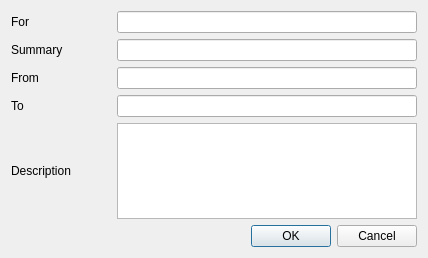
<?xml version="1.0" encoding="UTF-8"?>
<ui version="4.0">
 <class>AppointmentForm</class>
 <widget class="QDialog" name="AppointmentForm">
  <property name="geometry">
   <rect>
    <x>0</x>
    <y>0</y>
    <width>426</width>
    <height>258</height>
   </rect>
  </property>
  <property name="sizePolicy">
   <sizepolicy hsizetype="Preferred" vsizetype="Minimum">
    <horstretch>0</horstretch>
    <verstretch>0</verstretch>
   </sizepolicy>
  </property>
  <property name="maximumSize">
   <size>
    <width>16777215</width>
    <height>258</height>
   </size>
  </property>
  <property name="windowTitle">
   <string>Contact Manager - Appointment</string>
  </property>
  <property name="accessibleName">
   <string>Contact Manager Appointment</string>
  </property>
  <property name="accessibleDescription">
   <string>Contact Manager Appointment</string>
  </property>
  <layout class="QVBoxLayout" name="verticalLayout">
   <item>
    <layout class="QHBoxLayout" name="horizontalLayout">
     <item>
      <widget class="QLabel" name="label_6">
       <property name="minimumSize">
        <size>
         <width>100</width>
         <height>0</height>
        </size>
       </property>
       <property name="text">
        <string>For</string>
       </property>
      </widget>
     </item>
     <item>
      <widget class="LineEditNavigator" name="contactName">
       <property name="minimumSize">
        <size>
         <width>300</width>
         <height>0</height>
        </size>
       </property>
       <property name="accessibleName">
        <string>Appointment For</string>
       </property>
       <property name="accessibleDescription">
        <string/>
       </property>
       <property name="readOnly">
        <bool>true</bool>
       </property>
      </widget>
     </item>
    </layout>
   </item>
   <item>
    <layout class="QHBoxLayout" name="horizontalLayout_2">
     <item>
      <widget class="QLabel" name="label">
       <property name="minimumSize">
        <size>
         <width>100</width>
         <height>0</height>
        </size>
       </property>
       <property name="text">
        <string>Summary</string>
       </property>
      </widget>
     </item>
     <item>
      <widget class="SafeLineEdit" name="editSummary">
       <property name="accessibleName">
        <string>Appointment Title</string>
       </property>
       <property name="accessibleDescription">
        <string/>
       </property>
      </widget>
     </item>
    </layout>
   </item>
   <item>
    <layout class="QHBoxLayout" name="horizontalLayout_3">
     <item>
      <widget class="QLabel" name="label_2">
       <property name="minimumSize">
        <size>
         <width>100</width>
         <height>0</height>
        </size>
       </property>
       <property name="text">
        <string>From</string>
       </property>
      </widget>
     </item>
     <item>
      <widget class="AccessibleDateRangeEdit" name="editWhenFrom">
       <property name="accessibleName">
        <string>Appointment Time</string>
       </property>
       <property name="accessibleDescription">
        <string/>
       </property>
      </widget>
     </item>
    </layout>
   </item>
   <item>
    <layout class="QHBoxLayout" name="horizontalLayout_4">
     <item>
      <widget class="QLabel" name="label_3">
       <property name="minimumSize">
        <size>
         <width>100</width>
         <height>0</height>
        </size>
       </property>
       <property name="text">
        <string>To</string>
       </property>
      </widget>
     </item>
     <item>
      <widget class="AccessibleDateRangeEdit" name="editWhenTo">
       <property name="accessibleName">
        <string>Appointment End</string>
       </property>
       <property name="accessibleDescription">
        <string/>
       </property>
      </widget>
     </item>
    </layout>
   </item>
   <item>
    <layout class="QHBoxLayout" name="horizontalLayout_5">
     <property name="topMargin">
      <number>0</number>
     </property>
     <item>
      <widget class="QLabel" name="label_4">
       <property name="minimumSize">
        <size>
         <width>100</width>
         <height>0</height>
        </size>
       </property>
       <property name="text">
        <string>Description</string>
       </property>
      </widget>
     </item>
     <item>
      <widget class="SafeTextEdit" name="plaintexteditDescription"/>
     </item>
    </layout>
   </item>
   <item>
    <widget class="QDialogButtonBox" name="buttonBox">
     <property name="orientation">
      <enum>Qt::Horizontal</enum>
     </property>
     <property name="standardButtons">
      <set>QDialogButtonBox::Cancel|QDialogButtonBox::Ok</set>
     </property>
    </widget>
   </item>
  </layout>
 </widget>
 <customwidgets>
  <customwidget>
   <class>LineEditNavigator</class>
   <extends>QLineEdit</extends>
   <header>../Lib/lineeditnavigator.h</header>
  </customwidget>
  <customwidget>
   <class>SafeTextEdit</class>
   <extends>QPlainTextEdit</extends>
   <header>../Lib/safetextedit.h</header>
  </customwidget>
  <customwidget>
   <class>SafeLineEdit</class>
   <extends>QLineEdit</extends>
   <header>../Lib/safelineedit.h</header>
  </customwidget>
  <customwidget>
   <class>AccessibleDateRangeEdit</class>
   <extends>QLineEdit</extends>
   <header>accessibledaterangeedit.h</header>
   <slots>
    <signal>valueChanged(QDateTime,int)</signal>
   </slots>
  </customwidget>
 </customwidgets>
 <tabstops>
  <tabstop>contactName</tabstop>
  <tabstop>editSummary</tabstop>
  <tabstop>editWhenFrom</tabstop>
  <tabstop>editWhenTo</tabstop>
 </tabstops>
 <resources/>
 <connections>
  <connection>
   <sender>buttonBox</sender>
   <signal>accepted()</signal>
   <receiver>AppointmentForm</receiver>
   <slot>accept()</slot>
   <hints>
    <hint type="sourcelabel">
     <x>248</x>
     <y>254</y>
    </hint>
    <hint type="destinationlabel">
     <x>157</x>
     <y>274</y>
    </hint>
   </hints>
  </connection>
  <connection>
   <sender>buttonBox</sender>
   <signal>rejected()</signal>
   <receiver>AppointmentForm</receiver>
   <slot>reject()</slot>
   <hints>
    <hint type="sourcelabel">
     <x>316</x>
     <y>260</y>
    </hint>
    <hint type="destinationlabel">
     <x>286</x>
     <y>274</y>
    </hint>
   </hints>
  </connection>
 </connections>
</ui>
